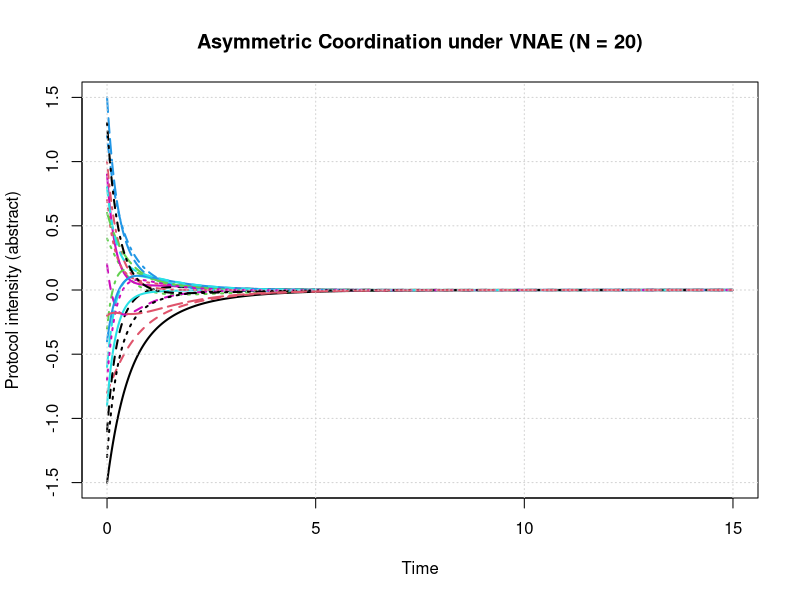
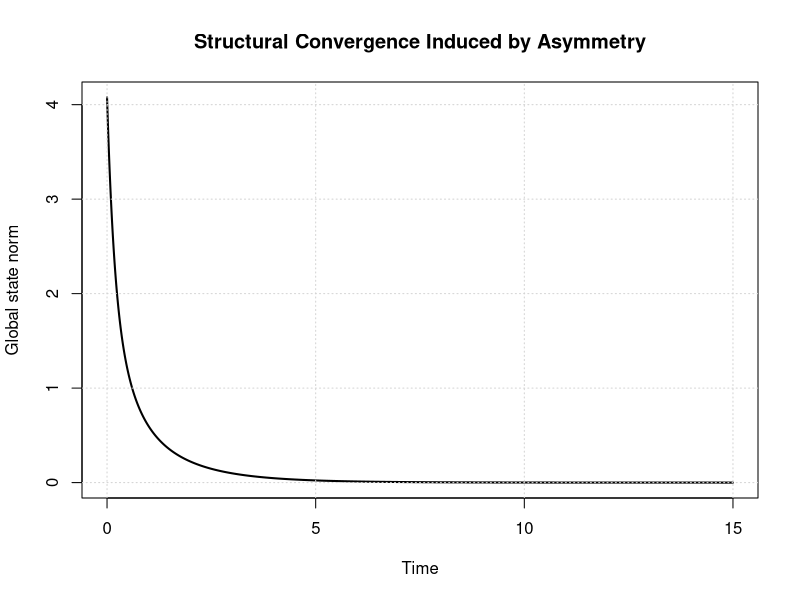

Generate these figures, in order, with R:
# ------------------------------------------------------------
# VNAE Adaptive Dose Coordination
# Fully Parametric Example (N = 20)
# ------------------------------------------------------------
# Abstract model illustrating asymmetric coordination
# via heterogeneous dissipation parameters.
# No clinical interpretation is implied.
# ------------------------------------------------------------

rm(list = ls())

# ------------------------------------------------------------
# USER-DEFINED PARAMETERS
# ------------------------------------------------------------

# Number of agents / protocols
N <- 20

# Asymmetric dissipation parameters (theta_i)
# Higher theta = more rigid / conservative protocol
theta <- c(
  0.30, 0.45, 0.80, 0.55, 0.70,
  0.90, 0.60, 0.40, 1.10, 0.65,
  0.50, 0.75, 0.35, 0.95, 0.85,
  0.60, 0.40, 0.70, 1.00, 0.55
)

# Initial protocol intensities (abstract states)
x0 <- c(
  -1.5, -0.8,  0.4,  1.2, -0.6,
   0.9, -1.1,  0.7, -0.3,  1.5,
  -0.9,  0.2, -1.3,  1.0,  0.6,
  -0.4,  0.8, -0.7,  1.3, -0.2
)

# Time discretization
dt <- 0.01
T  <- 15
time <- seq(0, T, by = dt)

# ------------------------------------------------------------
# COORDINATION STRUCTURE (GRAPH LAPLACIAN)
# ------------------------------------------------------------

# Ring topology
L <- matrix(0, N, N)
for (i in 1:N) {
  L[i, i] <- 2
  L[i, (i %% N) + 1] <- -1
  L[i, ((i - 2 + N) %% N) + 1] <- -1
}

# ------------------------------------------------------------
# STORAGE
# ------------------------------------------------------------

X <- matrix(0, length(time), N)
X[1, ] <- x0

# ------------------------------------------------------------
# VNAE DYNAMICS
# dx/dt = -L x - Theta x
# ------------------------------------------------------------

for (t in 2:length(time)) {
  x  <- X[t - 1, ]
  dx <- -L %*% x - theta * x
  X[t, ] <- x + dt * dx
}

# ------------------------------------------------------------
# VISUALIZATION
# ------------------------------------------------------------

matplot(time, X, type = "l", lwd = 2,
        xlab = "Time",
        ylab = "Protocol intensity (abstract)",
        main = "Asymmetric Coordination under VNAE (N = 20)")
grid()

# ------------------------------------------------------------
# GLOBAL CONVERGENCE DIAGNOSTIC
# ------------------------------------------------------------

state_norm <- apply(X, 1, function(v) sqrt(sum(v^2)))

plot(time, state_norm, type = "l", lwd = 2,
     xlab = "Time",
     ylab = "Global state norm",
     main = "Structural Convergence Induced by Asymmetry")
grid()


